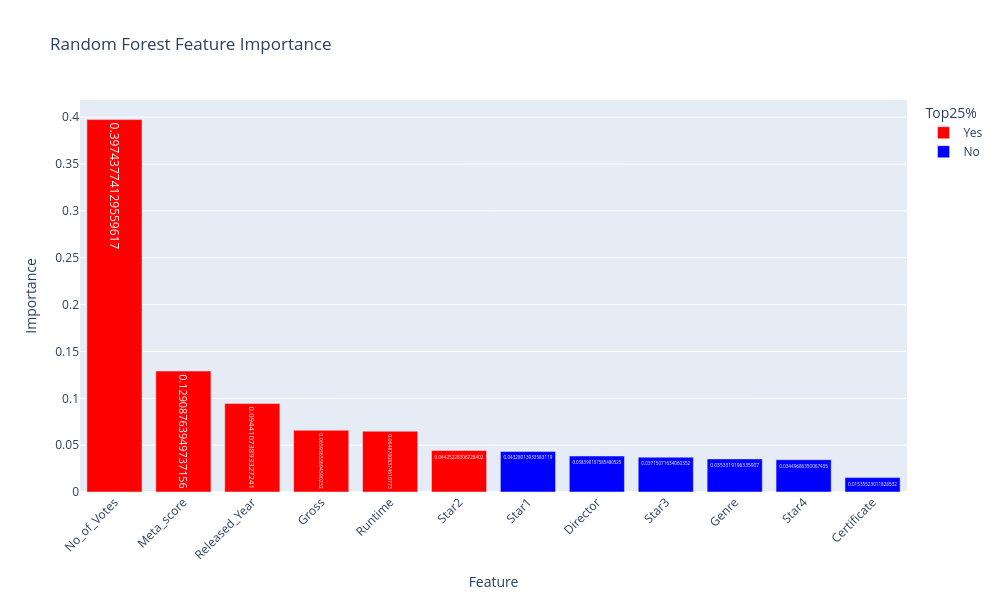

The cell this chart's notebook holds for it:
### Code cell
fig = px.bar(
    feat_df,
    x='Feature',
    y='Importance',
    color='Top25%',
    color_discrete_map={'Yes': 'red', 'No': 'blue'},
    text='Importance',
    title='Random Forest Feature Importance'
)

fig.update_layout(
    xaxis_tickangle=-45,
    width=1000,
    height=600
)

fig.show()

### Figure 1 — Plotly figure (JSON) as saved in the notebook; plotly's stock layout.template omitted (floating-point values rounded to 4 significant figures)
{"data": [{"hovertemplate": "Top25%=Yes<br>Feature=%{x}<br>Importance=%{text}<extra></extra>", "legendgroup": "Yes", "marker": {"color": "red", "pattern": {"shape": ""}}, "name": "Yes", "orientation": "v", "showlegend": true, "text": [0.3974, 0.1291, 0.09441, 0.06594, 0.06487, 0.04425], "textposition": "auto", "type": "bar", "x": ["No_of_Votes", "Meta_score", "Released_Year", "Gross", "Runtime", "Star2"], "xaxis": "x", "y": [0.3974, 0.1291, 0.09441, 0.06594, 0.06487, 0.04425], "yaxis": "y"}, {"hovertemplate": "Top25%=No<br>Feature=%{x}<br>Importance=%{text}<extra></extra>", "legendgroup": "No", "marker": {"color": "blue", "pattern": {"shape": ""}}, "name": "No", "orientation": "v", "showlegend": true, "text": [0.04328, 0.03839, 0.03715, 0.03533, 0.0345, 0.01536], "textposition": "auto", "type": "bar", "x": ["Star1", "Director", "Star3", "Genre", "Star4", "Certificate"], "xaxis": "x", "y": [0.04328, 0.03839, 0.03715, 0.03533, 0.0345, 0.01536], "yaxis": "y"}], "layout": {"barmode": "relative", "height": 600, "legend": {"title": {"text": "Top25%"}, "tracegroupgap": 0}, "title": {"text": "Random Forest Feature Importance"}, "width": 1000, "xaxis": {"anchor": "y", "domain": [0, 1], "tickangle": -45, "title": {"text": "Feature"}}, "yaxis": {"anchor": "x", "domain": [0, 1], "title": {"text": "Importance"}}}}
